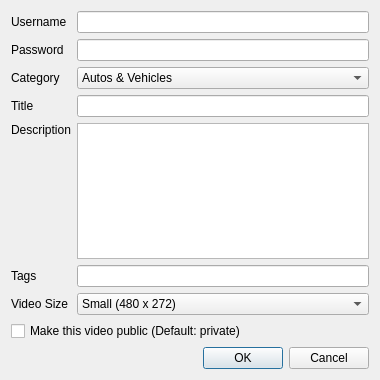
<?xml version="1.0" encoding="UTF-8"?>
<ui version="4.0">
 <class>ShareOnYoutube</class>
 <widget class="QDialog" name="ShareOnYoutube">
  <property name="geometry">
   <rect>
    <x>0</x>
    <y>0</y>
    <width>380</width>
    <height>380</height>
   </rect>
  </property>
  <property name="windowTitle">
   <string>Share On Youtube</string>
  </property>
  <property name="windowIcon">
   <iconset resource="../../../ressources.qrc">
    <normaloff>:/images/youtube</normaloff>:/images/youtube</iconset>
  </property>
  <layout class="QGridLayout" name="gridLayout">
   <item row="0" column="0">
    <widget class="QLabel" name="label">
     <property name="text">
      <string>Username</string>
     </property>
    </widget>
   </item>
   <item row="0" column="1">
    <widget class="QLineEdit" name="username"/>
   </item>
   <item row="1" column="0">
    <widget class="QLabel" name="label_2">
     <property name="text">
      <string>Password</string>
     </property>
    </widget>
   </item>
   <item row="1" column="1">
    <widget class="QLineEdit" name="password"/>
   </item>
   <item row="3" column="1">
    <widget class="QComboBox" name="category">
     <item>
      <property name="text">
       <string>Autos &amp; Vehicles</string>
      </property>
     </item>
     <item>
      <property name="text">
       <string>Comedy</string>
      </property>
     </item>
     <item>
      <property name="text">
       <string>Education</string>
      </property>
     </item>
     <item>
      <property name="text">
       <string>Entertainment</string>
      </property>
     </item>
     <item>
      <property name="text">
       <string>Film &amp; Animation</string>
      </property>
     </item>
     <item>
      <property name="text">
       <string>Gaming</string>
      </property>
     </item>
     <item>
      <property name="text">
       <string>Howto &amp; Style</string>
      </property>
     </item>
     <item>
      <property name="text">
       <string>Music</string>
      </property>
     </item>
     <item>
      <property name="text">
       <string>News &amp; Politics</string>
      </property>
     </item>
     <item>
      <property name="text">
       <string>Nonprofits &amp; Activism</string>
      </property>
     </item>
     <item>
      <property name="text">
       <string>People &amp; Blogs</string>
      </property>
     </item>
     <item>
      <property name="text">
       <string>Pets &amp; Animals</string>
      </property>
     </item>
     <item>
      <property name="text">
       <string>Science &amp; Technology</string>
      </property>
     </item>
     <item>
      <property name="text">
       <string>Sports</string>
      </property>
     </item>
     <item>
      <property name="text">
       <string>Travel &amp; Events</string>
      </property>
     </item>
    </widget>
   </item>
   <item row="4" column="0">
    <widget class="QLabel" name="label_4">
     <property name="text">
      <string>Title</string>
     </property>
    </widget>
   </item>
   <item row="4" column="1">
    <widget class="QLineEdit" name="title"/>
   </item>
   <item row="5" column="0">
    <widget class="QLabel" name="label_5">
     <property name="text">
      <string>Description</string>
     </property>
     <property name="alignment">
      <set>Qt::AlignLeading|Qt::AlignLeft|Qt::AlignTop</set>
     </property>
    </widget>
   </item>
   <item row="5" column="1">
    <widget class="QPlainTextEdit" name="description">
     <property name="frameShape">
      <enum>QFrame::StyledPanel</enum>
     </property>
     <property name="backgroundVisible">
      <bool>false</bool>
     </property>
    </widget>
   </item>
   <item row="6" column="0">
    <widget class="QLabel" name="label_6">
     <property name="text">
      <string>Tags</string>
     </property>
    </widget>
   </item>
   <item row="6" column="1">
    <widget class="QLineEdit" name="tags"/>
   </item>
   <item row="7" column="0">
    <widget class="QLabel" name="label_7">
     <property name="text">
      <string>Video Size</string>
     </property>
    </widget>
   </item>
   <item row="7" column="1">
    <widget class="QComboBox" name="videoSize">
     <item>
      <property name="text">
       <string>Small (480 x 272)</string>
      </property>
     </item>
     <item>
      <property name="text">
       <string>Medium (640 x 360)</string>
      </property>
     </item>
     <item>
      <property name="text">
       <string>Large (960 x 540)</string>
      </property>
     </item>
     <item>
      <property name="text">
       <string>HD (1280 x 720)</string>
      </property>
     </item>
    </widget>
   </item>
   <item row="8" column="0" colspan="2">
    <widget class="QCheckBox" name="videoPrivacy">
     <property name="text">
      <string>Make this video public (Default: private)</string>
     </property>
     <property name="tristate">
      <bool>false</bool>
     </property>
    </widget>
   </item>
   <item row="9" column="1">
    <widget class="QDialogButtonBox" name="buttonBox">
     <property name="orientation">
      <enum>Qt::Horizontal</enum>
     </property>
     <property name="standardButtons">
      <set>QDialogButtonBox::Cancel|QDialogButtonBox::Ok</set>
     </property>
    </widget>
   </item>
   <item row="3" column="0">
    <widget class="QLabel" name="label_3">
     <property name="text">
      <string>Category</string>
     </property>
    </widget>
   </item>
  </layout>
 </widget>
 <resources>
  <include location="../../../ressources.qrc"/>
 </resources>
 <connections>
  <connection>
   <sender>buttonBox</sender>
   <signal>accepted()</signal>
   <receiver>ShareOnYoutube</receiver>
   <slot>accept()</slot>
   <hints>
    <hint type="sourcelabel">
     <x>299</x>
     <y>542</y>
    </hint>
    <hint type="destinationlabel">
     <x>299</x>
     <y>282</y>
    </hint>
   </hints>
  </connection>
  <connection>
   <sender>buttonBox</sender>
   <signal>rejected()</signal>
   <receiver>ShareOnYoutube</receiver>
   <slot>reject()</slot>
   <hints>
    <hint type="sourcelabel">
     <x>299</x>
     <y>542</y>
    </hint>
    <hint type="destinationlabel">
     <x>299</x>
     <y>282</y>
    </hint>
   </hints>
  </connection>
 </connections>
</ui>
